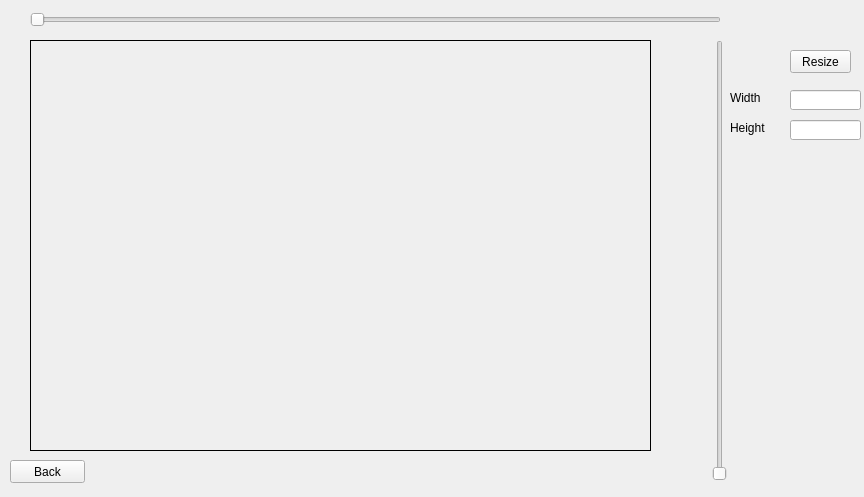
<?xml version="1.0" encoding="UTF-8"?>
<ui version="4.0">
 <class>Bilinear_resize</class>
 <widget class="QWidget" name="Bilinear_resize">
  <property name="geometry">
   <rect>
    <x>0</x>
    <y>0</y>
    <width>864</width>
    <height>497</height>
   </rect>
  </property>
  <property name="windowTitle">
   <string>Form</string>
  </property>
  <widget class="QSlider" name="horizontalSlider">
   <property name="geometry">
    <rect>
     <x>30</x>
     <y>10</y>
     <width>691</width>
     <height>19</height>
    </rect>
   </property>
   <property name="orientation">
    <enum>Qt::Horizontal</enum>
   </property>
  </widget>
  <widget class="QSlider" name="verticalSlider">
   <property name="geometry">
    <rect>
     <x>710</x>
     <y>40</y>
     <width>19</width>
     <height>441</height>
    </rect>
   </property>
   <property name="orientation">
    <enum>Qt::Vertical</enum>
   </property>
  </widget>
  <widget class="QLabel" name="label">
   <property name="geometry">
    <rect>
     <x>30</x>
     <y>40</y>
     <width>621</width>
     <height>411</height>
    </rect>
   </property>
   <property name="frameShape">
    <enum>QFrame::Box</enum>
   </property>
   <property name="text">
    <string/>
   </property>
   <property name="scaledContents">
    <bool>true</bool>
   </property>
  </widget>
  <widget class="QPushButton" name="pushButton">
   <property name="geometry">
    <rect>
     <x>10</x>
     <y>460</y>
     <width>75</width>
     <height>23</height>
    </rect>
   </property>
   <property name="text">
    <string>Back</string>
   </property>
  </widget>
  <widget class="QLabel" name="label_4">
   <property name="geometry">
    <rect>
     <x>730</x>
     <y>120</y>
     <width>61</width>
     <height>16</height>
    </rect>
   </property>
   <property name="text">
    <string>Height</string>
   </property>
  </widget>
  <widget class="QLineEdit" name="lineEdit">
   <property name="geometry">
    <rect>
     <x>790</x>
     <y>90</y>
     <width>71</width>
     <height>20</height>
    </rect>
   </property>
  </widget>
  <widget class="QPushButton" name="pushButton_2">
   <property name="geometry">
    <rect>
     <x>790</x>
     <y>50</y>
     <width>61</width>
     <height>23</height>
    </rect>
   </property>
   <property name="text">
    <string>Resize</string>
   </property>
  </widget>
  <widget class="QLineEdit" name="lineEdit_2">
   <property name="geometry">
    <rect>
     <x>790</x>
     <y>120</y>
     <width>71</width>
     <height>20</height>
    </rect>
   </property>
  </widget>
  <widget class="QLabel" name="label_3">
   <property name="geometry">
    <rect>
     <x>730</x>
     <y>90</y>
     <width>61</width>
     <height>16</height>
    </rect>
   </property>
   <property name="text">
    <string>Width</string>
   </property>
  </widget>
 </widget>
 <resources/>
 <connections/>
</ui>
